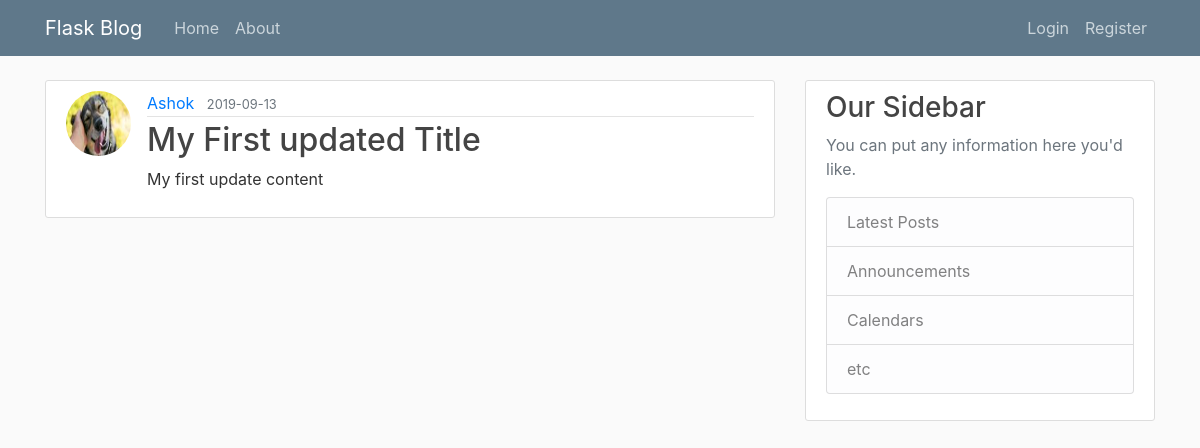
/post/1, run on an earlier commit of the app's database.
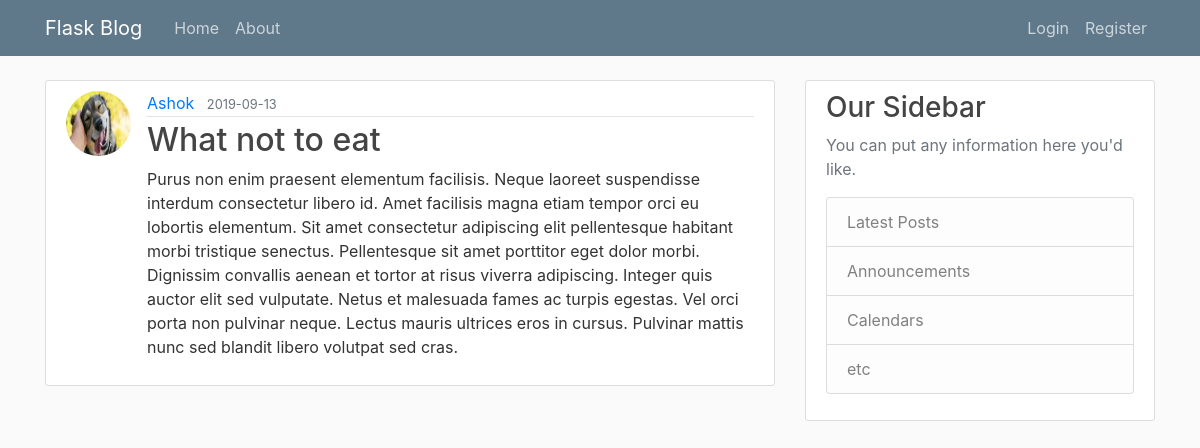
And on a later commit of the database.
### flaskblog/models.py (models this page shows, shortened)
class Post(db.Model):
    id = db.Column(db.Integer, primary_key=True)
    title = db.Column(db.String(100), nullable=False)
    date_posted = db.Column(db.DateTime, nullable=False, default=datetime.utcnow)
    content = db.Column(db.Text, nullable=False)
    user_id = db.Column(db.Integer, db.ForeignKey('user.id'), nullable=False)

### flaskblog/routes.py (the view)
@app.route('/post/<int:post_id>')
def post(post_id):
    post = Post.query.get_or_404(post_id)
    return render_template('post.html', title=post.title, post=post)

### flaskblog/templates/post.html (shortened to what this page needs)
{% extends "layout.html" %}
{% block content %}
    <article class="media content-section">
        <img class="rounded-circle article-img" src="{{ url_for('static', filename='profile_pics/' + post.author.image_file) }}">
      <div class="media-body">
        <div class="article-metadata">
          <a class="mr-2" href="{{ url_for('user_posts', username=post.author.username) }}">{{ post.author.username }}</a>
          <small class="text-muted">{{ post.date_posted.strftime('%Y-%m-%d') }}</small>
        </div>
        <h2 class="article-title">{{ post.title }}</h2>
        <p class="article-content">{{ post.content }}</p>
      </div>
    </article>
{% endblock content %}

What changed in the data, as far as the page shows it:
changed Post: title "My First updated Title" → "What not to eat"; content "My first update content" → "Purus non enim praesent elementum facilisis. Neque laoreet suspendisse interdum consectetur libero id. Amet facilisis magna etiam tempor orci eu lobortis elementum. Sit amet consectetur adipiscing elit pellentesque habitant morbi tristique senectus. Pellentesque sit amet porttitor eget dolor morbi. Dignissim convallis aenean et tortor at risus viverra adipiscing. Integer quis auctor elit sed vulputate. Netus et malesuada fames ac turpis egestas. Vel orci porta non pulvinar neque. Lectus mauris ultrices eros in cursus. Pulvinar mattis nunc sed blandit libero volutpat sed cras."
